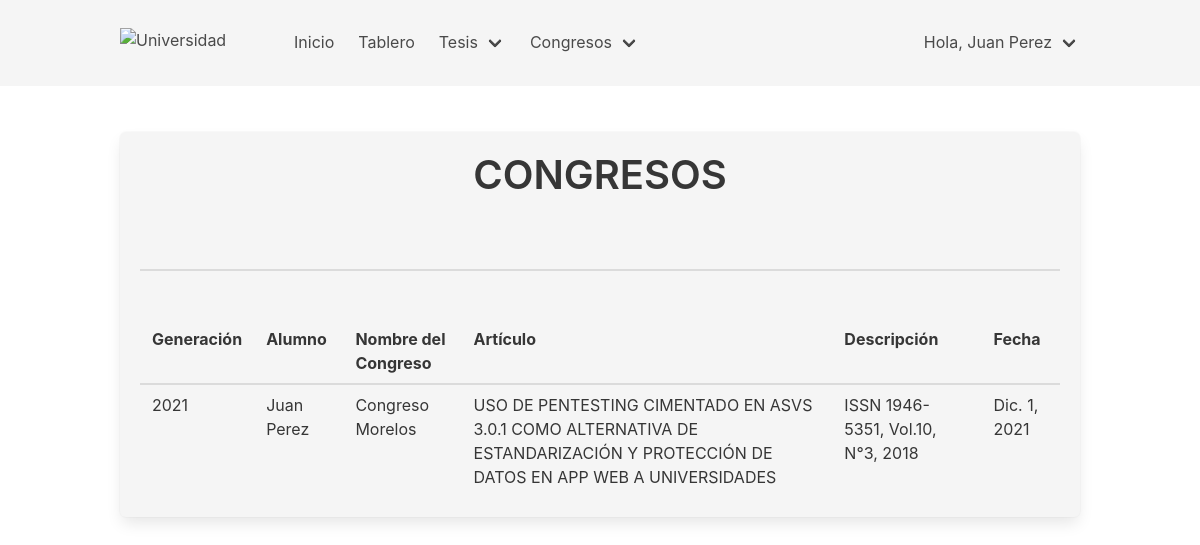
Screenshot of /congreso/list/ (signed in) with the database file from the repository.
### americana/models.py (models this page shows, shortened)
class Congreso(models.Model):
    file = models.FileField(
        upload_to=user_directory_path, verbose_name='Documento')
    generation = models.CharField(max_length=4, verbose_name='Generación')
    student = models.ForeignKey(User, verbose_name='Alumno', related_name='congreso', on_delete=models.CASCADE)
    conference = models.CharField(max_length=100, verbose_name='Nombre del Congreso')
    article = models.TextField(verbose_name='Artículo')
    description = models.TextField(verbose_name='Descripción')
    publish_date = models.DateField(auto_now_add=True, verbose_name='Fecha')
    class Meta:
        verbose_name = "Congreso"
        verbose_name_plural = "Congresos"
        ordering = ('id',)

### americana/views.py (the view)
# urls.py: path('congreso/list/', views.CongresoUserListView.as_view(), name='congreso-list'),
class CongresoUserListView(ListView):
    model = Congreso
    template_name = "americana/congreso/index.html"
    context_object_name = 'congresos'
    def get_queryset(self):
        return super().get_queryset().filter(
            student=self.request.user
        )

### templates/americana/congreso/index.html
{% extends 'americana/base.html' %}
{% block body %}
<section class="section">
<div class="container">
<div class="box has-background-light">
<h1 class="title is-2 is-uppercase is- has-text-centered">Congresos</h1>
<br><hr class="has-background-grey-lighter">
<div class="table-container mt-6">
<table class="table is-striped is-fullwidth">
<thead class="has-background-light">
    <tr>
        <th>Generación</th>
        <th>Alumno</th>
        <th>Nombre del Congreso</th>
        <th>Artículo</th>
        <th>Descripción</th>
        <th>Fecha</th>
    </tr>
</thead>
<tbody class="has-background-light">
    {% for c in congresos  %}
    <tr>
        <td>{{c.generation}}</td>
        <td>{{c.student.get_full_name}}</td>
        <td>{{c.conference}}</td>
        <td>{{c.article}}</td>
        <td>{{c.description}}</td>
        <td>{{c.publish_date}}</td>
    </tr>
    {% endfor %}
</tbody>
</table>
</div>
</div>
</div>
</section>
{% endblock %}

### templates/layout/navbar.html (shortened to what this page needs)
{% if index_page %}
<nav class="navbar is-spaced" role="navigation" aria-label="main navigation">
{% else %}
<nav class="navbar is-light is-spaced has-shadow" role="navigation" aria-label="main navigation">
{% endif %}
<div class="container">
    <div class="navbar-brand">
      <a class="navbar-item" href="{% url 'repo-ame:home' %}">
        <img src="https://uaa.edu.mx/wp-content/uploads/2021/03/LOGO-UAA-2.png" width="150" height="30" alt="Universidad Americana de Acapulco">
      </a>
    </div>
    <div id="navbar-ame" class="navbar-menu">
      {% if user.is_authenticated  %}
        <div class="navbar-start">
            <a class="navbar-item" href="{% url 'repo-ame:home' %}">Inicio</a>
            <a class="navbar-item" href="{% url 'repo-ame:tablero' %}">Tablero</a>
            <div class="navbar-item has-dropdown is-hoverable">
            <a class="navbar-link">Tesis</a>
            </div>
            <div class="navbar-item has-dropdown is-hoverable">
              <a class="navbar-link">Congresos</a>
            </div>
        </div>
        {% endif %}
        <div class="navbar-end">
          {% if user.is_authenticated  %}
          <div class="navbar-item has-dropdown is-hoverable">
            <a class="navbar-link">Hola, {{user.get_full_name|capfirst}}</a>
            </div>
          {% endif %}
        </div>
    </div>
</div>
</nav>

### rows the page displays
Congreso: generation "2021", student.get_full_name "Juan Perez", conference "Congreso Morelos", article "USO DE PENTESTING CIMENTADO EN ASVS 3.0.1 COMO ALTERNATIVA DE ESTANDARIZACIÓN Y PROTECCIÓN DE DATOS EN APP WEB A UNIVERSIDADES", description "ISSN 1946-5351, Vol.10, N°3, 2018", publish_date "Dic. 1, 2021"

### other values shown
{{ user.get_full_name|capfirst }} "Juan Perez"
